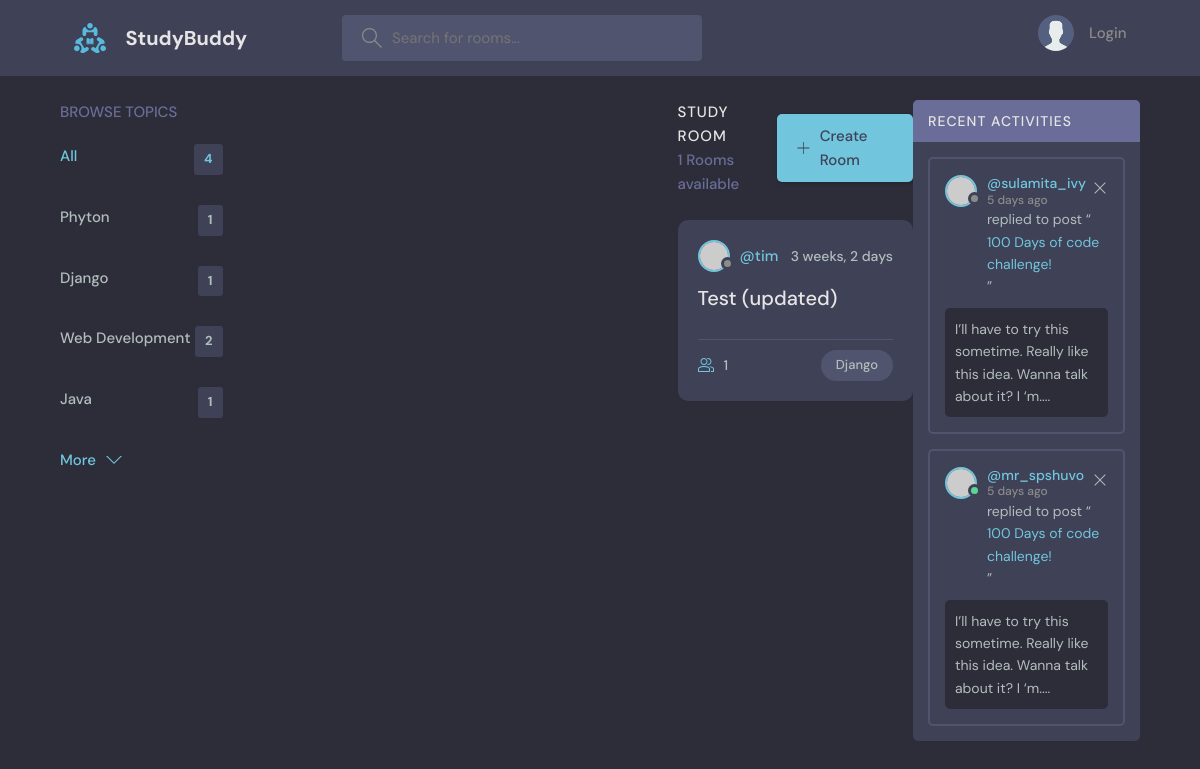
Screenshot of /?q=Django with the database file from the repository.
### base/models.py (models this page shows, shortened)
class Topic(models.Model):
    name = models.CharField(max_length=200)

class Room(models.Model):
    host = models.ForeignKey(User, on_delete=models.SET_NULL, null = True) #user hostnya
    topic = models.ForeignKey(Topic, on_delete=models.SET_NULL, null = True)# 1 topik, tapi bisa have multiple room
    name = models.CharField(max_length=200) # charfield required untuk masukin maxlength
    description = models.TextField(null=True, blank= True) #textfield adalah charfield yang lebih gede
    participants = models.ManyToManyField(User, related_name= 'participants') #store siapa yang aktif di room
    updated = models.DateTimeField(auto_now=True)
    created = models.DateTimeField(auto_now_add= True)
    class Meta:
        ordering = [
            "-updated","-created",
                    ]

### base/views.py (the view)
# urls.py: path('', views.home, name="home"),
def home(request):
    if request.GET.get('q') == None:
        q = ''
    else:
        q = request.GET.get('q')
    rooms = Room.objects.filter(
        Q(topic__name__icontains = q) |
        Q(name__icontains = q)|
        Q(description__icontains=q)
                                ) #search by 3 define value
    room_count = rooms.count() #jadi count room yang udh difilter, count lbh cepet drpada len
    topics = Topic.objects.all()
    room_messages = Message.objects.filter(Q(room__topic__name__icontains=q))
    context = {'rooms':rooms, 'topics':topics, 'room_count': room_count, 'room_messages': room_messages}
    return render(request,"base/home.html",context) #liat passing rooms ini

### base/templates/base/home.html (shortened to what this page needs)
{%extends 'main.html'%}
{% block content %}
    <main class="layout layout--3">
      <div class="container">
        {% include 'base/topic_component.html'%}
        <div class="roomList">
          <div class="roomList__header">
            <div>
              <h2>Study Room</h2>
              <p>{{room_count}} Rooms available</p>
            </div>
            <a class="btn btn--main" href="create-room.html">
              <svg version="1.1" xmlns="http://www.w3.org/2000/svg" width="32" height="32" viewBox="0 0 32 32">
                <title>add</title>
                <path
                  d="M16.943 0.943h-1.885v14.115h-14.115v1.885h14.115v14.115h1.885v-14.115h14.115v-1.885h-14.115v-14.115z"
                ></path>
              </svg>
              Create Room
            </a>
          </div>
        {% include 'base/feed_component.html' %}
        </div>
        <div class="activities">
          <div class="activities__header">
            <h2>Recent Activities</h2>
          </div>
          <div class="activities__box">
            <div class="activities__boxHeader roomListRoom__header">
              <a href="profile.html" class="roomListRoom__author">
                <div class="avatar avatar--small">
                  <img src="https://randomuser.me/api/portraits/women/11.jpg" />
                </div>
                <p>
                  @sulamita_ivy
                  <span>5 days ago</span>
                </p>
              </a>
              <div class="roomListRoom__actions">
                <a href="#">
                  <svg version="1.1" xmlns="http://www.w3.org/2000/svg" width="32" height="32" viewBox="0 0 32 32">
                    <title>remove</title>
                    <path
                      d="M27.314 6.019l-1.333-1.333-9.98 9.981-9.981-9.981-1.333 1.333 9.981 9.981-9.981 9.98 1.333 1.333 9.981-9.98 9.98 9.98 1.333-1.333-9.98-9.98 9.98-9.981z"
                    ></path>
                  </svg>
                </a>
              </div>
            </div>
            <div class="activities__boxContent">
              <p>replied to post “<a href="room.html">100 Days of code challenge!</a>”</p>
              <div class="activities__boxRoomContent">
                I’ll have to try this sometime. Really like this idea. Wanna talk about it? I ‘m....
              </div>
            </div>
          </div>
          <div class="activities__box">
            <div class="activities__boxHeader roomListRoom__header">
              <a href="profile.html" class="roomListRoom__author">
                <div class="avatar avatar--small active">
                  <img src="https://randomuser.me/api/portraits/men/13.jpg" />
                </div>
                <p>
                  @mr_spshuvo
                  <span>5 days ago</span>
                </p>
              </a>
              <div class="roomListRoom__actions">
                <a href="#">
                  <svg version="1.1" xmlns="http://www.w3.org/2000/svg" width="32" height="32" viewBox="0 0 32 32">
                    <title>remove</title>
                    <path
                      d="M27.314 6.019l-1.333-1.333-9.98 9.981-9.981-9.981-1.333 1.333 9.981 9.981-9.981 9.98 1.333 1.333 9.981-9.98 9.98 9.98 1.333-1.333-9.98-9.98 9.98-9.981z"
                    ></path>
                  </svg>
                </a>
              </div>
            </div>
            <div class="activities__boxContent">
              <p>replied to post “<a href="room.html">100 Days of code challenge!</a>”</p>
              <div class="activities__boxRoomContent">
                I’ll have to try this sometime. Really like this idea. Wanna talk about it? I ‘m....
              </div>
            </div>
          </div>
        </div>
      </div>
    </main>
{% endblock content %}

### base/templates/base/topic_component.html (shortened to what this page needs)
<div class="topics">
          <div class="topics__header">
            <h2>Browse Topics</h2>
          </div>
          <ul class="topics__list">
            <li>
              <a href="{%url 'home'%}" class="active">All <span>{{topics.count}}</span></a>
            </li>
              {% for topic in topics %}
            <li>
              <a href="{% url 'home'%}?q={{topic.name}}">{{topic.name}} <span>{{topic.room_set.all.count}}</span></a>
            </li>
              {% endfor%}
          </ul>
          <a class="btn btn--link" href="topics.html">
            More
            <svg version="1.1" xmlns="http://www.w3.org/2000/svg" width="32" height="32" viewBox="0 0 32 32">
              <title>chevron-down</title>
              <path d="M16 21l-13-13h-3l16 16 16-16h-3l-13 13z"></path>
            </svg>
          </a>
        </div>
            <div>
            </div>

### base/templates/base/feed_component.html (shortened to what this page needs)
{% for room in rooms %}
<div class="roomListRoom">
            <div class="roomListRoom__header">
              <a href="{%url 'user-profile' room.host.id %}" class="roomListRoom__author">
                <div class="avatar avatar--small">
                  <img src="https://randomuser.me/api/portraits/women/11.jpg" />
                </div>
                <span>@{{room.host.username}}</span>
              </a>
              <div class="roomListRoom__actions">
                <span>{{room.created|timesince}}</span>
              </div>
            </div>
            <div class="roomListRoom__content">
              <a href="{%url 'room' room.id %}">{{room.name}}</a>
            </div>
            <div class="roomListRoom__meta">
              <a href="{%url 'room' room.id %}" class="roomListRoom__joined">
                  {{room.participants.all.count}}
              </a>
              <p class="roomListRoom__topic">{{room.topic.name}}</p>
            </div>
          </div>
{% endfor %}

### rows the page displays
Topic: name "Phyton", room_set.all.count "1"
Topic: name "Django", room_set.all.count "1"
Topic: name "Web Development", room_set.all.count "2"
Topic: name "Java", room_set.all.count "1"
Room: host.username "tim", created "3 weeks, 2 days", name "Test (updated)", participants.all.count "1", topic.name "Django"

### other values shown
{{ topics.count }} "4"
{{ room_count }} "1"
